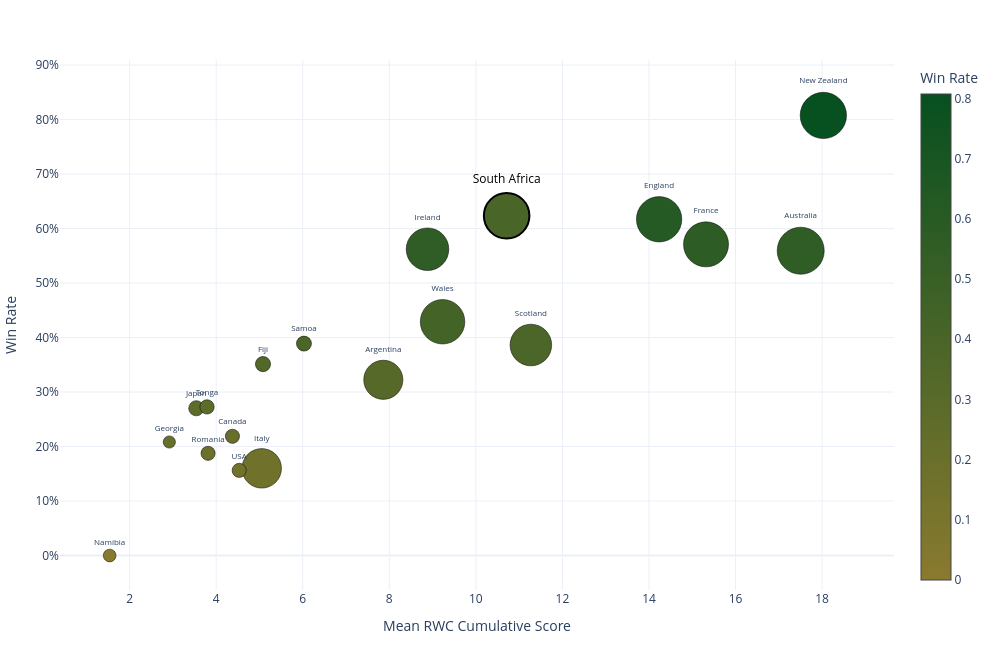

Notebook cell for this chart:
### Code cell
team_stats = (df.groupby('team')
                .agg(win_rate=('win','mean'), matches=('win','count'),
                     rwc_score=('rwc_cumul_score','mean'))
                .query('matches >= 20').reset_index())

sa_stats = team_stats[team_stats['team'] == 'South Africa']
other_stats = team_stats[team_stats['team'] != 'South Africa']

fig = go.Figure()

fig.add_trace(go.Scatter(
    x=other_stats['rwc_score'],
    y=other_stats['win_rate'],
    mode='markers+text',
    marker=dict(
        size=np.sqrt(other_stats['matches']) * 2.5,
        color=other_stats['win_rate'],
        colorscale=[[0, SECONDARY], [1, PRIMARY]],
        showscale=True,
        colorbar=dict(title='Win Rate'),
        line=dict(color='black', width=0.5),
        opacity=1.0
    ),
    text=other_stats['team'],
    textposition='top center',
    textfont=dict(size=8),
    hovertemplate='<b>%{text}</b><br>RWC pedigree: %{x:.2f}<br>Win rate: %{y:.1%}<br>Matches: %{customdata}<extra></extra>',
    customdata=other_stats['matches'],
    showlegend=False
))

# RSA
fig.add_trace(go.Scatter(
    x=sa_stats['rwc_score'],
    y=sa_stats['win_rate'],
    mode='markers+text',
    marker=dict(
        size=np.sqrt(sa_stats['matches']) * 2.5,
        color=sa_stats['win_rate'],
        colorscale=[[0, SECONDARY], [1, PRIMARY]],
        line=dict(color='black', width=2),
        opacity=1.0
    ),
    text=sa_stats['team'],
    textposition='top center',
    textfont=dict(size=12, color='black'),
    hovertemplate='<b>%{text}</b><br>RWC pedigree: %{x:.2f}<br>Win rate: %{y:.1%}<br>Matches: %{customdata}<extra></extra>',
    customdata=sa_stats['matches'],
    showlegend=False
))

fig.update_layout(
    xaxis_title='Mean RWC Cumulative Score',
    yaxis_title='Win Rate',
    template='plotly_white',
    height=PLOT_HEIGHT,
    width=PLOT_WIDTH,
    yaxis=dict(tickformat='.0%'),
    hovermode='closest',
    margin=dict(l=60, r=100, t=60, b=60)
)

fig.show()

### Figure 1 — Plotly figure (JSON) as saved in the notebook; plotly's stock layout.template omitted (floating-point values rounded to 4 significant figures)
{"data": [{"customdata": [245, 354, 32, 329, 37, 324, 24, 290, 250, 37, 26, 343, 32, 36, 277, 33, 32, 317], "hovertemplate": "<b>%{text}</b><br>RWC pedigree: %{x:.2f}<br>Win rate: %{y:.1%}<br>Matches: %{customdata}<extra></extra>", "marker": {"color": [0.3224, 0.5593, 0.2188, 0.617, 0.3514, 0.571, 0.2083, 0.5621, 0.16, 0.2703, 0.0, 0.8076, 0.1875, 0.3889, 0.3863, 0.2727, 0.1562, 0.429], "colorbar": {"title": {"text": "Win Rate"}}, "colorscale": [[0, "#8A7A2F"], [1, "#075020"]], "line": {"color": "black", "width": 0.5}, "opacity": 1, "showscale": true, "size": [39.13, 47.04, 14.14, 45.35, 15.21, 45.0, 12.25, 42.57, 39.53, 15.21, 12.75, 46.3, 14.14, 15.0, 41.61, 14.36, 14.14, 44.51]}, "mode": "markers+text", "showlegend": false, "text": ["Argentina", "Australia", "Canada", "England", "Fiji", "France", "Georgia", "Ireland", "Italy", "Japan", "Namibia", "New Zealand", "Romania", "Samoa", "Scotland", "Tonga", "USA", "Wales"], "textfont": {"size": 8}, "textposition": "top center", "type": "scatter", "x": [7.861, 17.51, 4.375, 14.23, 5.081, 15.32, 2.917, 8.883, 5.052, 3.541, 1.538, 18.03, 3.812, 6.028, 11.27, 3.788, 4.531, 9.23], "y": [0.3224, 0.5593, 0.2188, 0.617, 0.3514, 0.571, 0.2083, 0.5621, 0.16, 0.2703, 0.0, 0.8076, 0.1875, 0.3889, 0.3863, 0.2727, 0.1562, 0.429]}, {"customdata": [332], "hovertemplate": "<b>%{text}</b><br>RWC pedigree: %{x:.2f}<br>Win rate: %{y:.1%}<br>Matches: %{customdata}<extra></extra>", "marker": {"color": [0.6235], "colorscale": [[0, "#8A7A2F"], [1, "#075020"]], "line": {"color": "black", "width": 2}, "opacity": 1, "size": [45.55]}, "mode": "markers+text", "showlegend": false, "text": ["South Africa"], "textfont": {"color": "black", "size": 12}, "textposition": "top center", "type": "scatter", "x": [10.71], "y": [0.6235]}], "layout": {"height": 650, "hovermode": "closest", "margin": {"b": 60, "l": 60, "r": 100, "t": 60}, "width": 1000, "xaxis": {"title": {"text": "Mean RWC Cumulative Score"}}, "yaxis": {"tickformat": ".0%", "title": {"text": "Win Rate"}}}}
